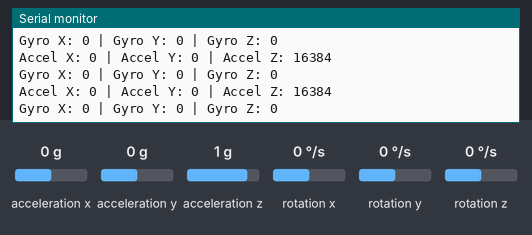
This sketch was run on a simulated Arduino Uno, built with avr-gcc and run on an emulated ATmega328P. Shown: the last lines printed to the serial monitor. Inputs (shaded band) come from the test bench; at power-on: acceleration z 1 g, acceleration x 0 g, acceleration y 0 g, rotation x 0 °/s, rotation y 0 °/s, rotation z 0 °/s.

Above: at 6.1 s.
6.2 s: acceleration z set to 0 g
At 6.26 s:
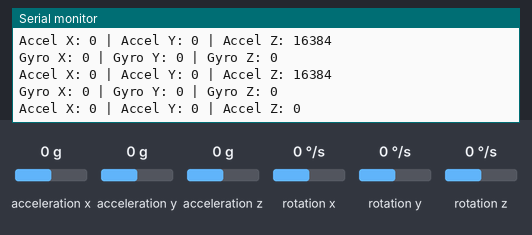
9.2 s: acceleration x set to -1.4 g
At 9.2 s:
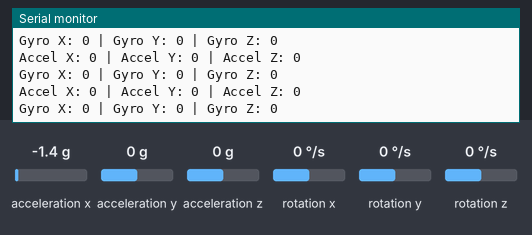
10.7 s: acceleration y set to -1.4 g
At 10.78 s:
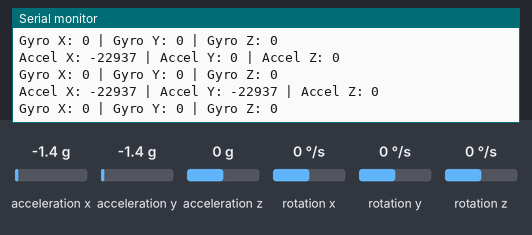
12.2 s: acceleration x set to 0 g
At 12.36 s:
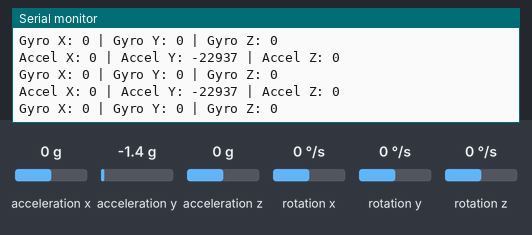
15.2 s: rotation x set to -192 °/s
At 15.3 s:
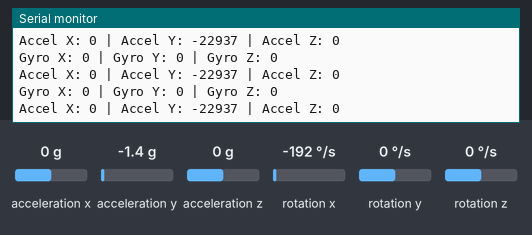

Measured:
- after the input at 6.2 s, the serial monitor: prints a new line after 0.06 s (image 1)
- after the input at 10.7 s, the serial monitor: prints a new line after 0.07 s (image 3)
- after the input at 12.2 s, the serial monitor: prints a new line after 0.05 s (image 4)

The sketch:

mpu6050_gyro_calibration.ino
```cpp
// Initializes the MPU6050, runs a gyroscope calibration routine to compute offsets, then reads sensor data and applies the gyro offsets before printing adjusted values.
//
// Full tutorial: https://shillehtek.com/blogs/news/stm32-blue-pill-mpu6050-gyro-calibration
// Parts used: https://shillehtek.com/products/mpu-6050-pre-soldered-6-dof-accelerometer
//             https://shillehtek.com/products/shillehtek-mpu-6050-module-gy-521-module-unsoldered-version
//             https://shillehtek.com/products/shillehtek-pre-soldered-authentic-stm32f103c8t6-arm-stm32
// More examples: https://github.com/shillehbean/shillehtek-examples
//

#include <Wire.h>
#include <MPU6050.h>

MPU6050 mpu;

int16_t ax, ay, az;
int16_t gx, gy, gz;
int16_t gyroXOffset = 0, gyroYOffset = 0, gyroZOffset = 0;

void setup() {
  Wire.begin();
  Serial.begin(115200);

  // Initialize MPU6050
  Serial.println("Initializing MPU6050...");
  mpu.initialize();

  // Check if the MPU6050 is connected
  if (mpu.testConnection()) {
    Serial.println("MPU6050 connection successful");
  } else {
    Serial.println("MPU6050 connection failed");
    while (1); // Halt the program if MPU6050 is not connected
  }

  // Calibrate gyroscope
  Serial.println("Calibrating gyroscope... Please keep the sensor steady.");
  calibrateGyro();
  Serial.println("Calibration complete.");
}

void loop() {
  // Read raw accelerometer and gyroscope data
  mpu.getAcceleration(&ax, &ay, &az);
  mpu.getRotation(&gx, &gy, &gz);

  // Subtract the gyro offsets from the raw values
  gx -= gyroXOffset;
  gy -= gyroYOffset;
  gz -= gyroZOffset;

  // Print accelerometer raw values
  Serial.print("Accel X: "); Serial.print(ax);
  Serial.print(" | Accel Y: "); Serial.print(ay);
  Serial.print(" | Accel Z: "); Serial.println(az);

  // Print gyroscope raw values
  Serial.print("Gyro X: "); Serial.print(gx);
  Serial.print(" | Gyro Y: "); Serial.print(gy);
  Serial.print(" | Gyro Z: "); Serial.println(gz);

  delay(100); // Delay for readability
}

void calibrateGyro() {
  int32_t gyroXSum = 0, gyroYSum = 0, gyroZSum = 0;
  const int numReadings = 1000;

  for (int i = 0; i < numReadings; i++) {
    mpu.getRotation(&gx, &gy, &gz);
    gyroXSum += gx;
    gyroYSum += gy;
    gyroZSum += gz;
    delay(3); // Delay to allow for a reasonable calibration time
  }

  // Calculate the average offsets
  gyroXOffset = gyroXSum / numReadings;
  gyroYOffset = gyroYSum / numReadings;
  gyroZOffset = gyroZSum / numReadings;

  Serial.print("Gyro X Offset: "); Serial.println(gyroXOffset);
  Serial.print("Gyro Y Offset: "); Serial.println(gyroYOffset);
  Serial.print("Gyro Z Offset: "); Serial.println(gyroZOffset);
}
```
